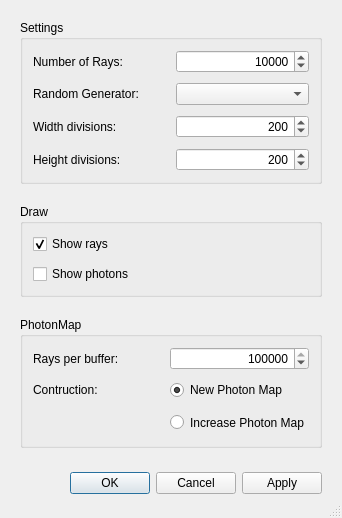
<?xml version="1.0" encoding="UTF-8"?>
<ui version="4.0">
 <class>RayTraceDialog</class>
 <widget class="QDialog" name="RayTraceDialog">
  <property name="geometry">
   <rect>
    <x>0</x>
    <y>0</y>
    <width>342</width>
    <height>506</height>
   </rect>
  </property>
  <property name="windowTitle">
   <string>Options</string>
  </property>
  <property name="sizeGripEnabled">
   <bool>true</bool>
  </property>
  <layout class="QVBoxLayout" name="verticalLayout">
   <property name="spacing">
    <number>20</number>
   </property>
   <property name="margin">
    <number>20</number>
   </property>
   <item>
    <widget class="QGroupBox" name="settingsGroup">
     <property name="title">
      <string>Settings</string>
     </property>
     <layout class="QGridLayout" name="settingsLayout">
      <property name="margin">
       <number>10</number>
      </property>
      <property name="spacing">
       <number>10</number>
      </property>
      <item row="0" column="0">
       <widget class="QLabel" name="numberRaysLabel">
        <property name="minimumSize">
         <size>
          <width>0</width>
          <height>0</height>
         </size>
        </property>
        <property name="text">
         <string>Number of Rays:</string>
        </property>
       </widget>
      </item>
      <item row="0" column="1">
       <widget class="QSpinBox" name="raysSpinBox">
        <property name="minimumSize">
         <size>
          <width>0</width>
          <height>0</height>
         </size>
        </property>
        <property name="layoutDirection">
         <enum>Qt::LeftToRight</enum>
        </property>
        <property name="alignment">
         <set>Qt::AlignRight|Qt::AlignTrailing|Qt::AlignVCenter</set>
        </property>
        <property name="minimum">
         <number>1</number>
        </property>
        <property name="maximum">
         <number>999999999</number>
        </property>
        <property name="singleStep">
         <number>10000</number>
        </property>
        <property name="value">
         <number>10000</number>
        </property>
       </widget>
      </item>
      <item row="2" column="0">
       <widget class="QLabel" name="randomLabel">
        <property name="minimumSize">
         <size>
          <width>0</width>
          <height>0</height>
         </size>
        </property>
        <property name="text">
         <string>Random Generator:</string>
        </property>
       </widget>
      </item>
      <item row="2" column="1">
       <widget class="QComboBox" name="randomCombo">
        <property name="minimumSize">
         <size>
          <width>0</width>
          <height>0</height>
         </size>
        </property>
        <property name="sizeAdjustPolicy">
         <enum>QComboBox::AdjustToContentsOnFirstShow</enum>
        </property>
       </widget>
      </item>
      <item row="6" column="1">
       <widget class="QSpinBox" name="heightDivisionsSpinBox">
        <property name="alignment">
         <set>Qt::AlignRight|Qt::AlignTrailing|Qt::AlignVCenter</set>
        </property>
        <property name="minimum">
         <number>1</number>
        </property>
        <property name="maximum">
         <number>5000</number>
        </property>
        <property name="singleStep">
         <number>50</number>
        </property>
        <property name="value">
         <number>200</number>
        </property>
       </widget>
      </item>
      <item row="6" column="0">
       <widget class="QLabel" name="heightdivisionsQLabel">
        <property name="text">
         <string>Height divisions:</string>
        </property>
       </widget>
      </item>
      <item row="5" column="1">
       <widget class="QSpinBox" name="widthDivisionsSpinBox">
        <property name="alignment">
         <set>Qt::AlignRight|Qt::AlignTrailing|Qt::AlignVCenter</set>
        </property>
        <property name="minimum">
         <number>1</number>
        </property>
        <property name="maximum">
         <number>5000</number>
        </property>
        <property name="singleStep">
         <number>50</number>
        </property>
        <property name="value">
         <number>200</number>
        </property>
       </widget>
      </item>
      <item row="5" column="0">
       <widget class="QLabel" name="widthdivisionsQLabel">
        <property name="text">
         <string>Width divisions:</string>
        </property>
       </widget>
      </item>
     </layout>
    </widget>
   </item>
   <item>
    <widget class="QGroupBox" name="drawBox">
     <property name="sizePolicy">
      <sizepolicy hsizetype="Preferred" vsizetype="Fixed">
       <horstretch>0</horstretch>
       <verstretch>0</verstretch>
      </sizepolicy>
     </property>
     <property name="title">
      <string>Draw</string>
     </property>
     <layout class="QGridLayout" name="drawLayout">
      <property name="margin">
       <number>10</number>
      </property>
      <property name="spacing">
       <number>10</number>
      </property>
      <item row="0" column="0">
       <widget class="QCheckBox" name="showRaysCheck">
        <property name="text">
         <string>Show rays</string>
        </property>
        <property name="checkable">
         <bool>true</bool>
        </property>
        <property name="checked">
         <bool>true</bool>
        </property>
       </widget>
      </item>
      <item row="1" column="0">
       <widget class="QCheckBox" name="showPhotonsCheck">
        <property name="minimumSize">
         <size>
          <width>0</width>
          <height>0</height>
         </size>
        </property>
        <property name="text">
         <string>Show photons</string>
        </property>
       </widget>
      </item>
     </layout>
    </widget>
   </item>
   <item>
    <widget class="QGroupBox" name="photonmapGroup">
     <property name="title">
      <string>PhotonMap</string>
     </property>
     <layout class="QGridLayout" name="photonMapLayout">
      <property name="margin">
       <number>10</number>
      </property>
      <property name="spacing">
       <number>10</number>
      </property>
      <item row="1" column="1">
       <widget class="QRadioButton" name="newMapRadio">
        <property name="minimumSize">
         <size>
          <width>0</width>
          <height>0</height>
         </size>
        </property>
        <property name="text">
         <string>New Photon Map</string>
        </property>
        <property name="checked">
         <bool>true</bool>
        </property>
       </widget>
      </item>
      <item row="0" column="1">
       <widget class="QSpinBox" name="bufferSizeSpin">
        <property name="sizePolicy">
         <sizepolicy hsizetype="Preferred" vsizetype="Fixed">
          <horstretch>0</horstretch>
          <verstretch>0</verstretch>
         </sizepolicy>
        </property>
        <property name="alignment">
         <set>Qt::AlignRight|Qt::AlignTrailing|Qt::AlignVCenter</set>
        </property>
        <property name="minimum">
         <number>1</number>
        </property>
        <property name="maximum">
         <number>999999999</number>
        </property>
        <property name="singleStep">
         <number>100000</number>
        </property>
        <property name="value">
         <number>5000000</number>
        </property>
       </widget>
      </item>
      <item row="1" column="0">
       <widget class="QLabel" name="constructionLabel">
        <property name="minimumSize">
         <size>
          <width>0</width>
          <height>0</height>
         </size>
        </property>
        <property name="text">
         <string>Contruction:</string>
        </property>
       </widget>
      </item>
      <item row="2" column="1">
       <widget class="QRadioButton" name="increaseMapRadio">
        <property name="minimumSize">
         <size>
          <width>0</width>
          <height>25</height>
         </size>
        </property>
        <property name="text">
         <string>Increase Photon Map</string>
        </property>
       </widget>
      </item>
      <item row="0" column="0">
       <widget class="QLabel" name="raysperbufferLabel">
        <property name="text">
         <string>Rays per buffer:</string>
        </property>
       </widget>
      </item>
     </layout>
    </widget>
   </item>
   <item>
    <spacer name="verticalSpacer">
     <property name="orientation">
      <enum>Qt::Vertical</enum>
     </property>
     <property name="sizeHint" stdset="0">
      <size>
       <width>20</width>
       <height>40</height>
      </size>
     </property>
    </spacer>
   </item>
   <item>
    <widget class="QDialogButtonBox" name="buttonBox">
     <property name="minimumSize">
      <size>
       <width>0</width>
       <height>30</height>
      </size>
     </property>
     <property name="standardButtons">
      <set>QDialogButtonBox::Apply|QDialogButtonBox::Cancel|QDialogButtonBox::Ok</set>
     </property>
    </widget>
   </item>
  </layout>
 </widget>
 <tabstops>
  <tabstop>raysSpinBox</tabstop>
  <tabstop>randomCombo</tabstop>
  <tabstop>newMapRadio</tabstop>
  <tabstop>increaseMapRadio</tabstop>
  <tabstop>buttonBox</tabstop>
 </tabstops>
 <resources/>
 <connections>
  <connection>
   <sender>buttonBox</sender>
   <signal>accepted()</signal>
   <receiver>RayTraceDialog</receiver>
   <slot>accept()</slot>
   <hints>
    <hint type="sourcelabel">
     <x>143</x>
     <y>322</y>
    </hint>
    <hint type="destinationlabel">
     <x>179</x>
     <y>175</y>
    </hint>
   </hints>
  </connection>
  <connection>
   <sender>buttonBox</sender>
   <signal>rejected()</signal>
   <receiver>RayTraceDialog</receiver>
   <slot>reject()</slot>
   <hints>
    <hint type="sourcelabel">
     <x>143</x>
     <y>322</y>
    </hint>
    <hint type="destinationlabel">
     <x>179</x>
     <y>175</y>
    </hint>
   </hints>
  </connection>
 </connections>
</ui>
